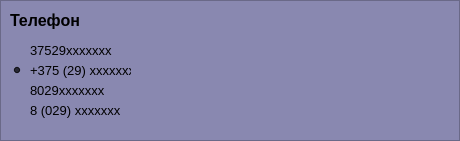
  <widget class="QFrame" name="frameSurname_5">
   <property name="geometry">
    <rect>
     <x>0</x>
     <y>760</y>
     <width>460</width>
     <height>141</height>
    </rect>
   </property>
   <property name="styleSheet">
    <string notr="true">background-color: rgb(137, 136, 176);</string>
   </property>
   <property name="frameShape">
    <enum>QFrame::Shape::StyledPanel</enum>
   </property>
   <property name="frameShadow">
    <enum>QFrame::Shadow::Raised</enum>
   </property>
   <widget class="QLabel" name="label_25">
    <property name="geometry">
     <rect>
      <x>10</x>
      <y>10</y>
      <width>141</width>
      <height>21</height>
     </rect>
    </property>
    <property name="font">
     <font>
      <family>Yu Gothic UI</family>
      <pointsize>12</pointsize>
      <bold>true</bold>
     </font>
    </property>
    <property name="styleSheet">
     <string notr="true">background-color: transparent;
border: none;</string>
    </property>
    <property name="text">
     <string>Телефон</string>
    </property>
   </widget>
   <widget class="QRadioButton" name="radioButtonPhoneFormat2">
    <property name="geometry">
     <rect>
      <x>10</x>
      <y>60</y>
      <width>121</width>
      <height>21</height>
     </rect>
    </property>
    <property name="font">
     <font>
      <family>Yu Gothic UI</family>
      <pointsize>10</pointsize>
     </font>
    </property>
    <property name="styleSheet">
     <string>background-color: transparent;
border: none;</string>
    </property>
    <property name="text">
     <string>+375 (29) ххххххх</string>
    </property>
    <property name="checked">
     <bool>true</bool>
    </property>
   </widget>
   <widget class="QRadioButton" name="radioButtonPhoneFormat3">
    <property name="geometry">
     <rect>
      <x>10</x>
      <y>80</y>
      <width>121</width>
      <height>21</height>
     </rect>
    </property>
    <property name="font">
     <font>
      <family>Yu Gothic UI</family>
      <pointsize>10</pointsize>
     </font>
    </property>
    <property name="styleSheet">
     <string>background-color: transparent;
border: none;</string>
    </property>
    <property name="text">
     <string>8029xхххххх</string>
    </property>
    <property name="checked">
     <bool>false</bool>
    </property>
   </widget>
   <widget class="QRadioButton" name="radioButtonPhoneFormat1">
    <property name="geometry">
     <rect>
      <x>10</x>
      <y>40</y>
      <width>121</width>
      <height>21</height>
     </rect>
    </property>
    <property name="font">
     <font>
      <family>Yu Gothic UI</family>
      <pointsize>10</pointsize>
     </font>
    </property>
    <property name="styleSheet">
     <string>background-color: transparent;
border: none;</string>
    </property>
    <property name="text">
     <string>37529ххххххх</string>
    </property>
    <property name="checked">
     <bool>false</bool>
    </property>
   </widget>
   <widget class="QRadioButton" name="radioButtonPhoneFormat4">
    <property name="geometry">
     <rect>
      <x>10</x>
      <y>100</y>
      <width>121</width>
      <height>21</height>
     </rect>
    </property>
    <property name="font">
     <font>
      <family>Yu Gothic UI</family>
      <pointsize>10</pointsize>
     </font>
    </property>
    <property name="styleSheet">
     <string>background-color: transparent;
border: none;</string>
    </property>
    <property name="text">
     <string>8 (029) xхххххх</string>
    </property>
    <property name="checked">
     <bool>false</bool>
    </property>
   </widget>
  </widget>
